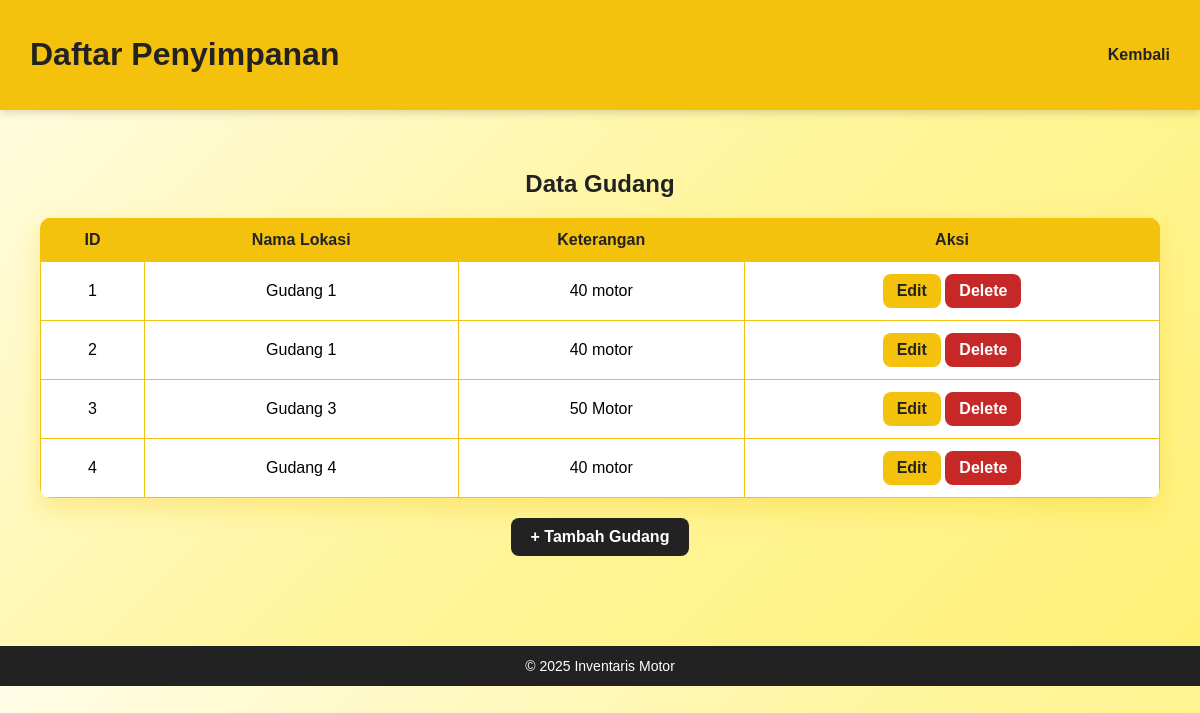
Page /penyimpanan_list.php (signed in) on the committed database.
### tables this page shows
CREATE TABLE `penyimpanan` (
  `id_penyimpanan` int NOT NULL,
  `nama_lokasi` varchar(100) DEFAULT NULL,
  `keterangan` text
);

### penyimpanan_list.php (the view, shortened to what this page needs)
<?php
include 'inc/db.php';
$result = $conn->query("SELECT * FROM penyimpanan ORDER BY id_penyimpanan ASC");
?>
<!DOCTYPE html>
<html lang="id">
<head>
</head>
<body>
<div class="navbar">
  <h1>Daftar Penyimpanan</h1>
  <a href="dashboard.php">Kembali</a>
</div>
<div class="container">
  <h2>Data Gudang</h2>
  <table>
    <tr>
      <th>ID</th>
      <th>Nama Lokasi</th>
      <th>Keterangan</th>
      <th>Aksi</th>
    </tr>
    <?php while ($row = $result->fetch_assoc()): ?>
      <tr>
        <td><?= $row['id_penyimpanan'] ?></td>
        <td><?= htmlspecialchars($row['nama_lokasi']) ?></td>
        <td><?= htmlspecialchars($row['keterangan']) ?></td>
        <td>
          <a href="penyimpanan_edit.php?id=<?= $row['id_penyimpanan'] ?>" class="btn">Edit</a>
          <a href="penyimpanan_delete.php?id=<?= $row['id_penyimpanan'] ?>" class="btn btn-delete" onclick="return confirm('Yakin ingin menghapus data ini?')">Delete</a>
        </td>
      </tr>
    <?php endwhile; ?>
  </table>
  <a href="penyimpanan_add.php" class="btn-add">+ Tambah Gudang</a>
</div>
<footer>
  &copy; 2025 Inventaris Motor
</footer>
</body>
</html>

### penyimpanan_list.php (style rules this page uses)
body { font-family: 'Poppins', sans-serif; background: linear-gradient(135deg, #fffde7, #fff59d, #fff176); margin: 0; }
.navbar { background-color: #f4c20d; color: #222; display: flex; justify-content: space-between; align-items: center; padding: 15px 30px; box-shadow: 0 3px 8px rgba(0,0,0,0.15); }
.navbar a { color: #222; text-decoration: none; font-weight: bold; }
.container { padding: 40px; }
h2 { text-align: center; color: #222; margin-bottom: 20px; }
table { width: 100%; border-collapse: collapse; background-color: white; border-radius: 10px; overflow: hidden; box-shadow: 0 10px 25px rgba(244, 194, 13, 0.3); margin-bottom: 20px; }
th, td { border: 1px solid #f4c20d; padding: 12px; text-align: center; }
th { background-color: #f4c20d; color: #222; }
.btn { display: inline-block; background-color: #f4c20d; color: #222; border: none; padding: 8px 14px; border-radius: 8px; text-decoration: none; font-weight: 600; transition: all 0.3s ease; }
.btn-delete { background-color: #c62828; color: white; }
.btn-add { display: block; margin: 20px auto; background-color: #222; color: #fff; text-decoration: none; padding: 10px 20px; border-radius: 8px; font-weight: bold; width: fit-content; transition: all 0.3s ease; }
footer { background-color: #222; color: #fff; text-align: center; padding: 12px; font-size: 14px; margin-top: 30px; }

### rows in the picture
penyimpanan: id_penyimpanan "1", nama_lokasi "Gudang 1", keterangan "40 motor"
penyimpanan: id_penyimpanan "2", nama_lokasi "Gudang 1", keterangan "40 motor"
penyimpanan: id_penyimpanan "3", nama_lokasi "Gudang 3", keterangan "50 Motor"
penyimpanan: id_penyimpanan "4", nama_lokasi "Gudang 4", keterangan "40 motor"
